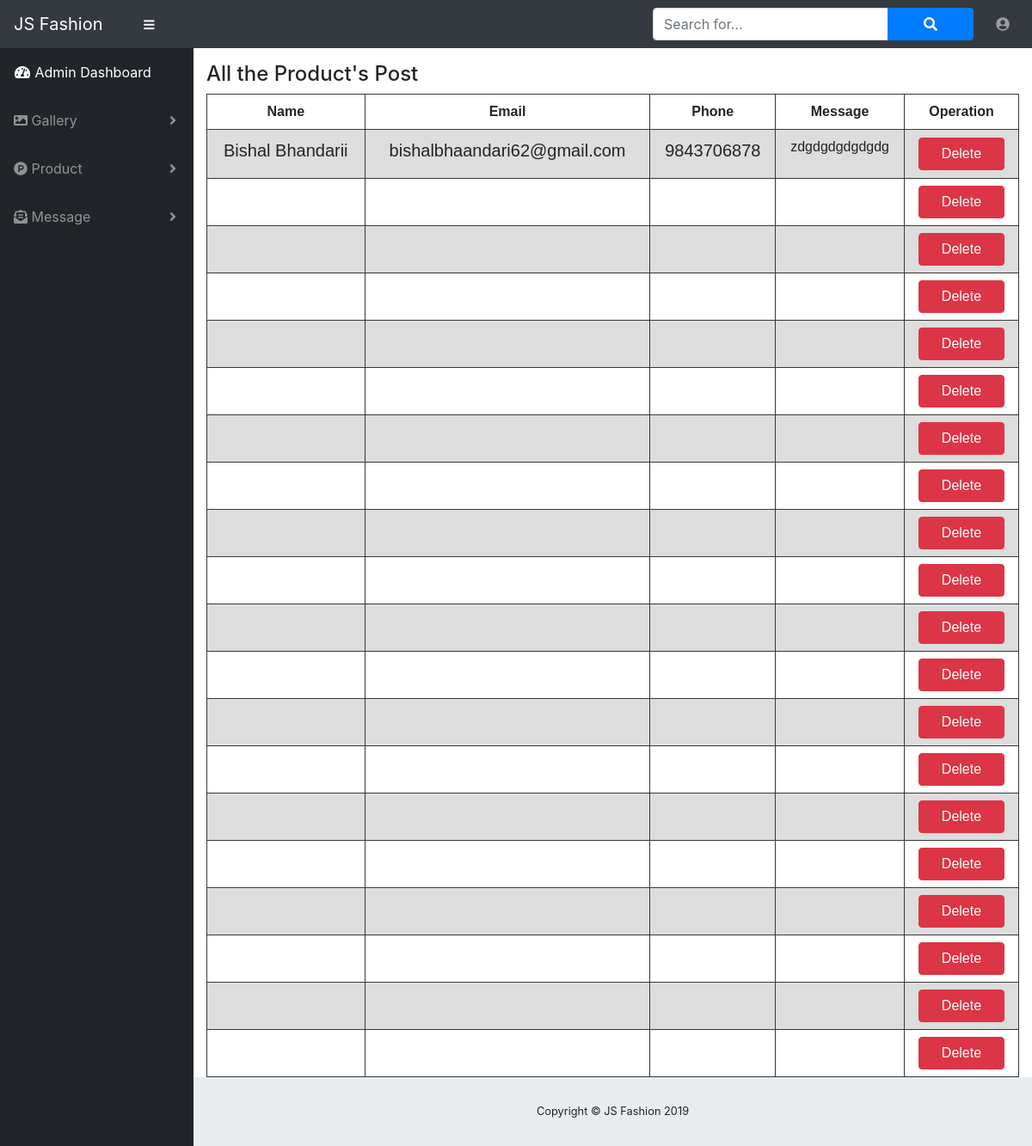
The page /admin/viewContact.php (signed in) on the database its author committed.
### tables this page shows
CREATE TABLE `contact` (
  `contact_id` int(10) NOT NULL,
  `fname` varchar(100) NOT NULL,
  `email` varchar(100) DEFAULT NULL,
  `phone` varchar(20) NOT NULL,
  `Cmessage` varchar(5000) NOT NULL
);

### admin/viewContact.php (the view, shortened to what this page needs)
<?php
include('includes/header.php');
include('includes/navbar_top.php');
include('includes/menu_bar_side.php');
?>
<?php
echo"<div class='container'>";
echo"<h4>All the Product's Post</h4>";
echo"<div class='row'>";
echo"<div class='col-lg-12'>";
echo"<table>";
echo"<tr>";
echo"<th>Name</th>";
echo"<th>Email</th>";
echo"<th>Phone</th>";
echo"<th>Message</th>";
echo"<th>Operation</th>";
echo"</tr>";
include('dbcon.php');
                                $query = "SELECT *FROM contact ORDER BY contact_id DESC";
                                $result = mysqli_query($con, $query);
                                for ($i=0; $i <20 ; $i++) {
                                $row = mysqli_fetch_array($result, MYSQLI_ASSOC);
                                $id=$row['contact_id'];
                                $name=$row['fname'];
                                $email=$row['email'];
                                $phone=$row['phone'];
                                $message=$row['Cmessage'];
								echo"<tr>";
								echo"<td><h5>$name</h5></td>";
								echo"<td><h5>$email</h5></td>";
								echo"<td><h5>$phone</h5></td>";
								echo"<td><p>$message</h5></p>";
								echo"<td><a href='deleteContact.php?delete_message_ref=$id' class='btn btn-danger' onclick='myFunction($id); return false;' role='button'>Delete</a></td>";
								echo"</tr>";
											  }
								echo"</table>";
								echo"</div>";
?>
<?php
include('includes/footer.php');
?>

### admin/css/sb-admin.css (style rules this page uses)
html { position: relative; min-height: 100%; }
body { height: 100%; }
:root { --input-padding-x: 0.75rem; --input-padding-y: 0.75rem; }

### admin/css/style.css (style rules this page uses)
table { font-family: arial, sans-serif; border-collapse: collapse; width: 100%; }
td, th { border: 1px solid #383737; text-align: center; padding: 8px; }
tr:nth-child(even) { background-color: #dddddd; }
.btn { width: 100px; }

### rows shown on the page
contact: fname "Bishal Bhandarii", email "bishalbhaandari62@gmail.com", phone "9843706878", Cmessage "zdgdgdgdgdgdg"
